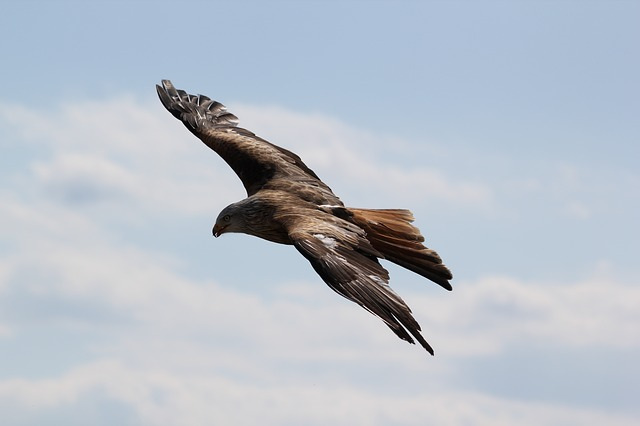
#> input picture images/eagle.jpg, 640 x 426 px
$ python exercise3d.py
#> lines starting #> are read from the running program, lines starting #| are printed output that depends on the picture; after the words box and inside, x2 and y2 are one past the last pixel; in counts of white or black regions, pixels touching at a corner belong together
# exercise 3.d
from UZ_utils import *
import numpy as np
import cv2
from matplotlib import pyplot as plt

def rgb2gray(rgb):
    rgb = rgb.astype(np.float64)
    r, g, b = rgb[:, :, 0], rgb[:, :, 1], rgb[:, :, 2]
    v = (r + g + b) / 3
    return v.astype(np.uint8)

def immask(img, mask):
    m = np.expand_dims(mask, axis=2)
    return np.where(m == 1, img, [0, 0, 0])

def myhist(arr, n):
    min = np.min(arr)
    max = np.max(arr)
    diff = max - min
    arr = arr.reshape(-1)
    arr = ((arr.astype(np.float64) - min) / diff) * (n-1)
    arr = arr.astype(np.uint8)
    counts = np.zeros(n, np.uint32)
    for x in arr:
        counts[x] += 1
    return counts / len(arr)

def otsu(hist, numOfBins):
    weight1 = np.cumsum(hist) # probabilities of class 1
    weight2 = np.cumsum(hist[::-1])[::-1] # probabilities of class 1
    binMids = np.arange(numOfBins) # makes array [0, 1, 2,..., numOfBins-1]
    mean1 = np.cumsum(hist * binMids) / weight1
    mean2 = (np.cumsum((hist * binMids)[::-1]) / weight2[::-1])[::-1]
    interClassVariance = weight1[:-1] * weight2[1:] * (mean1[:-1] - mean2[1:]) ** 2
    return np.argmax(interClassVariance) # max of interClassVariance function value

img = plt.imread('images/eagle.jpg') # 0-255
#> img is the input picture: shape (426, 640, 3); mean R, G, B 182.9, 190.7, 201.2
grey = rgb2gray(np.copy(img))
#> in rgb2gray, `r, g, b = rgb[:, :, 0], rgb[:, :, 1], rgb[:, :, 2]`:
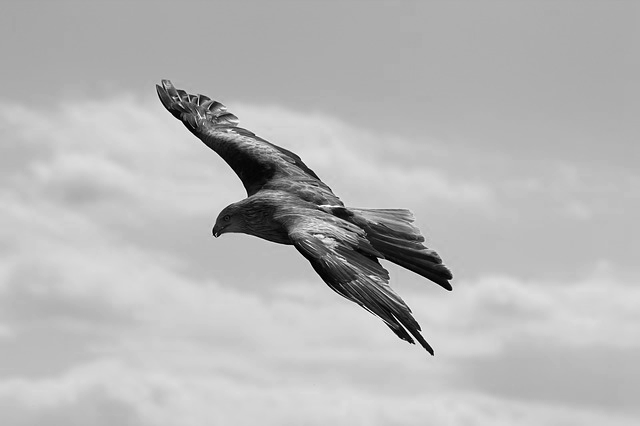
#> r: shape (426, 640) float64; min 0, max 255, mean 182.9
#> in rgb2gray, `r, g, b = rgb[:, :, 0], rgb[:, :, 1], rgb[:, :, 2]`:
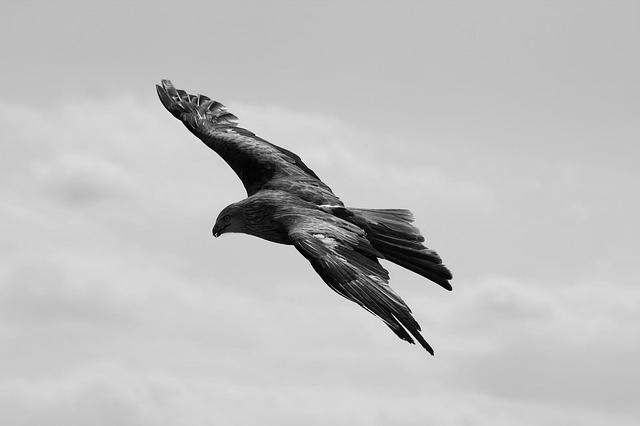
#> g: shape (426, 640) float64; min 0, max 254, mean 190.7
#> in rgb2gray, `r, g, b = rgb[:, :, 0], rgb[:, :, 1], rgb[:, :, 2]`:
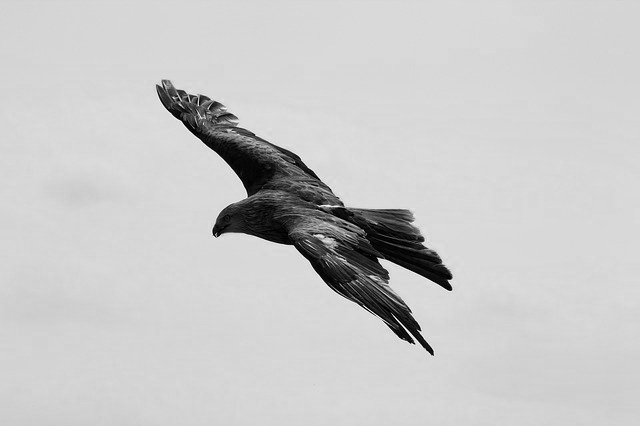
#> b: shape (426, 640) float64; min 0, max 255, mean 201.2

# threshold = 185
# mask = np.where(grey < threshold, 0, 1)
numOfBins = 256
histogram = myhist(np.copy(grey), numOfBins) # returns normalized probabilities for bins
#> in myhist, `min = np.min(arr)`: min = 0
#> in myhist, `max = np.max(arr)`: max = 254
#> the loop in myhist, `for x in arr:` made 272640 passes
#> x on passes 1 to 3: 187, 187, 187
#> after the loop in myhist, `for x in arr:`: counts = 256 values, max 16702 at index 194, min 0 at index 254, mean 1065
#> histogram = 256 values, max 0.0613 at index 194, min 0 at index 254, mean 0.00391
threshold = otsu(histogram, numOfBins)
#> in otsu, `weight1 = np.cumsum(hist)`: weight1 = 256 values from 0.000202 to 1
#> in otsu, `weight2 = np.cumsum(hist[::-1])[::-1]`: weight2 = 256 values, max 1 at index 0, min 1.47e-05 at index 254, mean 0.751
#> in otsu, `mean1 = np.cumsum(hist * binMids) / weight1`: mean1 = 256 values from 0 to 191.3
#> in otsu, `mean2 = (np.cumsum((hist * binMids)[::-1]) / weight2[::-1])[::-1]`: mean2 = 256 values from 191.3 to 255
#> in otsu, `interClassVariance = weight1[:-1] * weight2[1:] * (mean1[:-1] - mean2[..`: interClassVariance = 255 values, max 1489.6 at index 126, min 0.0596 at index 253, mean 939.3
#> threshold = 126
mask = np.where(grey < threshold, 0, 1)
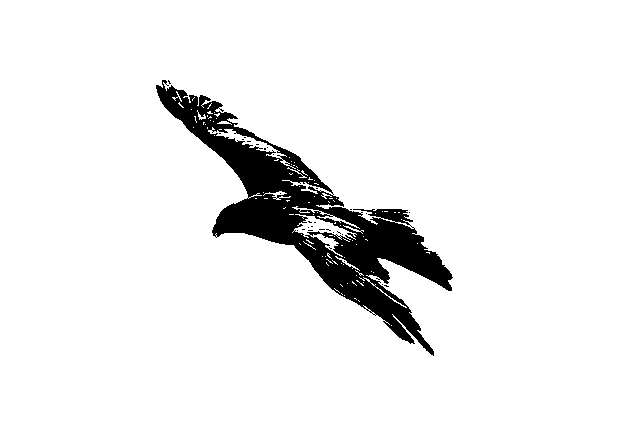
#> mask: shape (426, 640) int64; values 0 (black) and 1 (white), 93% white; 31 black regions (30 under 20 px), largest, box (x1, y1, x2, y2) and area: (156, 80, 453, 356) 18991
mask = mask.astype(np.uint8)

n = 10
# se = np.ones((n,n), np.uint8) # create a square structuring element
se = cv2.getStructuringElement(cv2.MORPH_ELLIPSE,(n,n))

img_eroded = cv2.erode(mask, se)
#> img_eroded: shape (426, 640); values 0 (black) and 1 (white), 89.9% white; 1 black region, box (x1, y1, x2, y2) and area: (152, 76, 458, 361) 27571
img_dilated = cv2.dilate(mask, se)
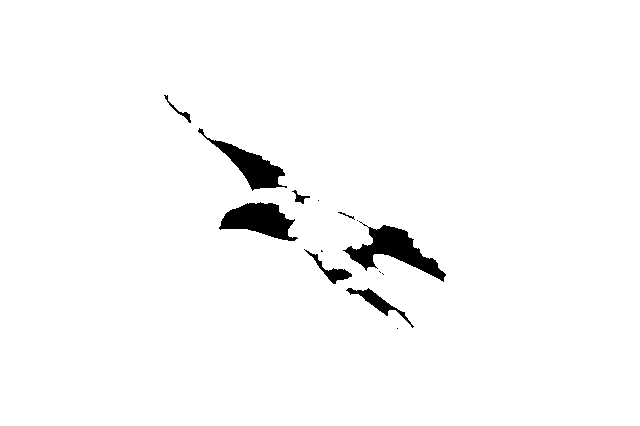
#> img_dilated: shape (426, 640); values 0 (black) and 1 (white), 97.6% white; 14 black regions (6 under 20 px), largest, box (x1, y1, x2, y2) and area: (343, 221, 446, 282) 2151, (219, 202, 298, 241) 1768, (198, 128, 287, 191) 1531

img_eroded_dilated = cv2.dilate(img_eroded, se)
#> img_eroded_dilated: shape (426, 640); values 0 (black) and 1 (white), 91.8% white; 1 black region, box (x1, y1, x2, y2) and area: (157, 81, 453, 356) 22276
img_dilated_eroded = cv2.erode(img_dilated, se)
#> img_dilated_eroded: shape (426, 640); values 0 (black) and 1 (white), 95% white; 5 black regions, box (x1, y1, x2, y2) and area: (334, 208, 451, 287) 4175, (160, 91, 324, 209) 3900, (215, 198, 303, 246) 2856, (300, 245, 419, 333) 2588, (393, 324, 403, 334) 83

imgMasked = immask(img, img_eroded_dilated)
#> in immask, `return np.where(m == 1, img, [0, 0, 0])`:
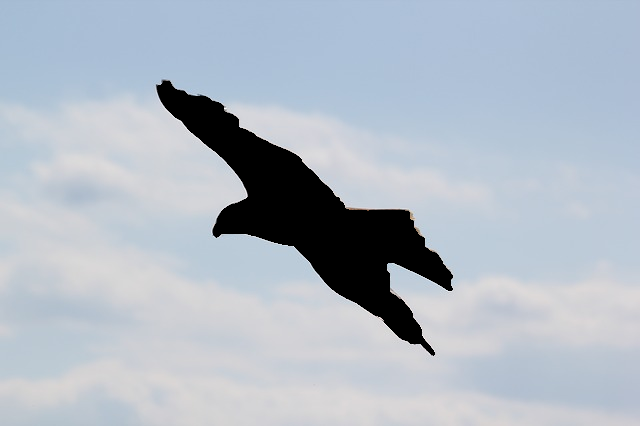
#> returned value: shape (426, 640, 3) int64; mean of channels 0, 1, 2 176.4, 185.4, 196.5; drawn as R, G, B

f = plt.figure()
f.add_subplot(2, 3, 1)
plt.imshow(img, cmap="gray")
plt.title("Grey")

f.add_subplot(2, 3, 2)
plt.imshow(imgMasked, cmap="gray")
plt.title("Mask")

f.add_subplot(2, 3, 3)
plt.imshow(img_eroded, cmap="gray")
plt.title("Eroded")

f.add_subplot(2, 3, 4)
plt.imshow(img_dilated, cmap="gray")
plt.title("Dilated")

f.add_subplot(2, 3, 5)
plt.imshow(img_eroded_dilated, cmap="gray")
plt.title("Eroded-dilated")

f.add_subplot(2, 3, 6)
plt.imshow(img_dilated_eroded, cmap="gray")
plt.title("Dilated-eroded")

plt.show()
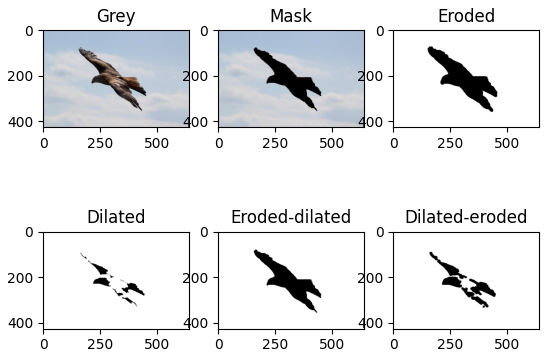
#> figure drawn by matplotlib, 6 panels

# Question: Why is the background included in the mask and not the object? How would you fix that in general? (just inverting the mask if necessary doesn’t count)
# Background is lighter than the object. Use a mehod to substact a background (detect what is foreground/background) => adjust algoithm
